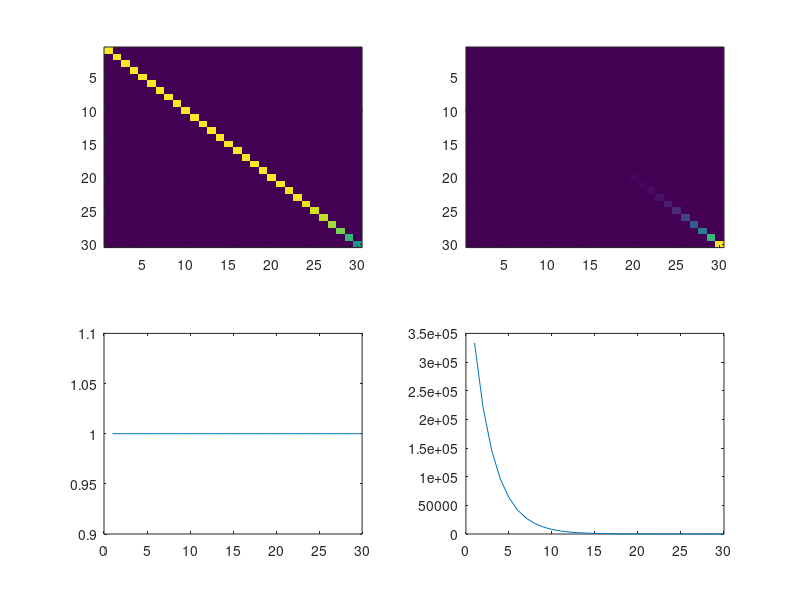

Here is the MATLAB script that generated this plot: (Note: this script raises an error after producing the figure.)
% Modified KTS from Kording, Tenenbaum, Shadmehr
close all
clear all
%% Joint parameters
states	= 30; %how many hidden states to use
taus	= exp(-linspace(log(0.000003),log(0.5),states)); %calculate the timescales
A		= diag(1-1./taus); % the transition matrix
C		= ones(1,states); % the observation matrix
Q		= diag(1./taus); % the state noise matrix
Q		= 0.000001475*Q/sum(Q(:)); % this trick with normalizing makes it easier 
                         % to experiment with other power laws for Q  
                         % This way c=0.001 but its easy to play with the
                         % parameters
R		= (0.05).^2; % the observation noise
initx	= zeros(states,1); %system starts out in unperturbed state
initV	= diag(1e-6*ones(states,1)); %% rough estimate of variance

figure(2)
subplot(221)
imagesc(A);

subplot(222)
imagesc(Q);

subplot(223)
plot(C);

subplot(224)
plot(taus);

%% Improve estimate of initV
T		= 40000; 
[x0,y0] = sample_lds(A, C, Q, R, initx, T); 
[xfilt, Vfilt, VVfilt, loglik, xpred] = kalman_filter(y0, A, C, Q, R, initx, initV);
initV	= Vfilt(:,:,end); 

figure(3)
subplot(221)
imagesc(initV);




%% Replicate Hopp and Fuchs
T				= 4200;
[x0,y]			= sample_lds(A, C, Q, R, initx, T); % simulate an unperturbed plant
y(1201:2600)	= y(1201:2600)-0.3; % external perturbation on y

[xfilt, Vfilt, VVfilt, loglik, xpred] = kalman_filter(y, A, C, Q, R, initx, initV);
figure(1);
clf
subplot(2,1,1)
a			= sum(xpred(:,1001:end)); % first 1000 are just to ensure initV doesnt matter much
b			= a-y(1001:end);
b(201:1600) = b(201:1600)-0.3; %transform back because we want to plot the actual gain
plot(1+b,'.')
[paras]		= fitExponential(1:1400,b(201:1600));
[paras2]	= fitExponential(1:1600,b(1601:3200));
hold on
plot(201:1600,1+paras(1)+paras(2)*exp(paras(3)*(1:1400)),'r');
plot(1601:3200,1+paras2(1)+paras2(2)*exp(paras2(3)*(1:1600)),'r');
xlabel('time (saccades)')
ylabel('relative size of saccade');
title('Replication of standard target jump paradigm')

subplot(2,1,2)
imagesc(xpred(:,1001:end),[-1 1]*max(abs(xpred(:)))); 
colorbar
xlabel('time (saccades)')
ylabel('log timescale (2-33000)');
title('Inferred disturbances for all timescales');

% whos y
% keyboard

%%
%% Stimuli
n = 4200;
x = 1:n;
freq	= 0.001; % 1 cycle per 100 trials
sd		= 40*sin(2*pi*freq*x+0.5*pi).^2+5;

az = NaN(size(sd));
el = az;
for ii = 1:n
	az(ii) = 5*round(sd(ii)*randn(1)/5);
	el(ii) = 5*round(sd(ii)*randn(1)/5);
	while abs(az(ii))+abs(el(ii))>90 || el(ii)<-55 || el(ii)>85 || abs(az(ii))>90
	az(ii) = 5*round(sd(ii)*randn(1)/5);
	el(ii) = 5*round(sd(ii)*randn(1)/5);
	end
	
end
el = 5*round(el/5);
az = round(az);
subplot(311)
plot(x,az,'k-');
hold on
[hp,hl] = pa_errorpatch(x,zeros(size(x)),sd,'r');
delete(hl);
xlabel('Trial number');
ylabel('Azimuth');
ylim([-90 90])

subplot(312)
plot(x,el,'k-');
hold on
[hp,hl] = pa_errorpatch(x,zeros(size(x)),sd,'r');
delete(hl);
xlabel('Trial number');
ylabel('Elevation');
ylim([-90 90])
pa_horline([-55, 85],'r--');

subplot(313)
plot(x,sqrt(el.^2+az.^2),'k-');
hold on
plot(x,sd,'r-','LineWidth',2);
xlabel('Trial number');
ylabel('Elevation');
ylim([0 90])

y = sqrt(el.^2+az.^2);
y = y./45;
y = y-0.5;
[xfilt, Vfilt, VVfilt, loglik, xpred] = kalman_filter(y, A, C, Q, R, initx, initV);
figure(1);
clf
subplot(2,1,1)
a			= sum(xpred(:,1001:end)); % first 1000 are just to ensure initV doesnt matter much
b			= a-y(1001:end);
% b(201:1600) = b(201:1600)-0.3; %transform back because we want to plot the actual gain
plot(1+b,'.')
hold on
% [paras]		= fitExponential(1:1400,b(201:1600));
% [paras2]	= fitExponential(1:1600,b(1601:3200));
% hold on
% plot(201:1600,1+paras(1)+paras(2)*exp(paras(3)*(1:1400)),'r');
% plot(1601:3200,1+paras2(1)+paras2(2)*exp(paras2(3)*(1:1600)),'r');
xlabel('time (saccades)')
ylabel('relative size of saccade');
title('Replication of standard target jump paradigm')

subplot(2,1,2)
imagesc(xpred(:,1001:end),[-1 1]*max(abs(xpred(:)))); 
colorbar
xlabel('time (saccades)')
ylabel('log timescale (2-33000)');
title('Inferred disturbances for all timescales');

return
%% Replicate Kojima faster second time
T=4200;
for i=1:5
    [x0,y] = sample_lds(A, C, Q, R, initx, T); %simulate the plant
    y(1001:1800)=y(1001:1800)+0.35; % positive perturbation 
    y(1801:end)=y(1801:end)-0.35; % negative perturbation until gain=1
    [xfilt, Vfilt, VVfilt, loglik,xpred] = kalman_filter(y, A, C, Q, R, initx, initV);
    nG=find(sum(xpred)<sum(xpred(:,1001))); 
    bord=min(nG(find(nG>1800)))+1; %figure out when the gain is back to normal
    y(bord:end)=y(bord:end)+0.7; %switch back to positive
    [xfilt, Vfilt, VVfilt, loglik,xpred] = kalman_filter(y, A, C, Q, R, initx, initV);
    [parasF]=fitLinear([1:200],sum(xpred(:,1001:1200))-y(1001:1200));
    [parasS]=fitLinear([1:200],sum(xpred(:,bord:bord+199))-y(bord:bord+199));
    first(i)=parasF(2);
    second(i)=parasS(2);
end
figure(2);
clf
subplot(3,1,1);
plot([ones(size(first));2*ones(size(first))],[first;second],'k.-');
xlabel('first time, second time')
ylabel('speed of adaptation');
title('adaptation speed: first time versus second time w reversal');
subplot(3,1,2);
a=sum(xpred(:,801:end)); 
b=a-y(801:end);
b(201:1000)=b(201:1000)+0.35; % remove perturbation to report standard gains
b(1001:bord-800)=b(1001:bord-800)-0.35;
b(bord-800:end)=b(bord-800:end)+0.35;

plot(1+b,'.');
[paras]=fitLinear([1:200],b(201:400));
[paras2]=fitLinear([1:200],b(bord-800:bord-800+199));
hold on
plot([201:800],1+paras(1)+paras(2)*[1:600],'r');
plot([bord-800:bord+599-800],1+paras2(1)+paras2(2)*[1:600],'r');
xlabel('time (saccades)')
ylabel('relative size of saccade');
title('adaptation, up down and up again');
subplot(3,1,3)
imagesc(xpred(:,1001:end),[-1 1]*max(abs(xpred(:)))); 
xlabel('time (saccades)')
ylabel('log timescale (2-33000)');
title('inferred disturbances for all timescales');

%% Replicate Kojimas change in the dark experiment
T=4200;
[x0,y] = sample_lds(A, C, Q, R, initx, T); %simulate the plant
y(1001:1800)=y(1001:1800)+0.35; % positive perturbation
y(1801:end)=y(1801:end)-0.35; % negative perturbation until gain=1
[xfilt, Vfilt, VVfilt, loglik,xpred] = kalman_filter(y, A, C, Q, R, initx, initV);
nG=find(sum(xpred)<sum(xpred(:,1001)));
bord=min(nG(find(nG>1800)))+1; %figure out when the gain is back to normal
y(bord:end)=y(bord:end)+0.7; %switch back to positive
[xfilt, Vfilt, VVfilt, loglik,xpred] = kalman_filter(y, A, C, Q, R, initx, initV,'isObserved',[ones(1,bord),zeros(1,500),ones(1,10000)]);
a=sum(xpred);
b=y-a;
b(1001:1800)=b(1001:1800)-0.35;
b(1801:bord)=b(1801:bord)+0.35;
b(bord+1:end)=b(bord+1:end)-0.35;
figure(3)
clf
subplot(3,1,1)
plot(-b(1,1001:end).*[ones(1,bord-1-1000),zeros(1,501),ones(1,4200-bord-500)],'.')
xlabel('time (saccades)')
ylabel('relative size of saccade');
title('adaptation, up down, darkness, and up again');
subplot(3,1,2)
imagesc(xpred(:,1001:end),[-1 1]*max(abs(xpred(:)))); 
xlabel('time (saccades)')
ylabel('log timescale (2-33000)');
title('inferred disturbances for all timescales');
clear first second
% assess speed of first vs second time
for i=1:10
    [x0,y] = sample_lds(A, C, Q, R, initx, T);
    y(1001:1800)=y(1001:1800)+0.35;
    y(1801:end)=y(1801:end)-0.35;
    [xfilt, Vfilt, VVfilt, loglik,xpred] = kalman_filter(y, A, C, Q, R, initx, initV);
    nG=find(sum(xfilt)<sum(xfilt(:,1001)));
    bord=min(nG(find(nG>1700)))+1;
    y(bord+1:end)=y(bord+1:end)+0.35;
    y(bord+2000:end)=y(bord+2000:end)+0.35;    
    %compare darkness with fully observed
    [xfilt, Vfilt, VVfilt, loglik,xpred] = kalman_filter(y, A, C, Q, R, initx, initV,'isObserved',[ones(1,bord),zeros(1,2000),ones(1,10000)]);
    [xfilt, Vfilt, VVfilt, loglik,xpred2] = kalman_filter(y, A, C, Q, R, initx, initV,'isObserved',[ones(1,bord),ones(1,2000),ones(1,10000)]);
    darkness(i,:)=fitLinear((1:100)/100,sum(xpred(:,bord+2001:bord+2100)));
    fullyObserved(i,:)=fitLinear((1:100)/100,sum(xpred2(:,bord+2001:bord+2100)));
end
subplot(3,1,3)
errorbar(0.01*[mean(darkness(:,2)) mean(fullyObserved(:,2))],0.01*[std(darkness(:,2)) std(fullyObserved(:,2))]);
xlabel('darkness, normal saccades')
ylabel('speed of adaptation');
title('adaptation speed after darkness versus normal saccades');

%% Replicate Kojimas no-ISS experiment
figure(6)
T=4200;
[x0,y] = sample_lds(A, C, Q, R, initx, T); %simulate the plant
y(1001:1800)=y(1001:1800)+0.35; % positive perturbation
y(1801:end)=y(1801:end)-0.35; % negative perturbation until gain=1
[xfilt, Vfilt, VVfilt, loglik,xpred] = kalman_filter(y, A, C, Q, R, initx, initV);
nG=find(sum(xpred)<sum(xpred(:,1001)));
bord=min(nG(find(nG>1800)))+1; %figure out when the gain is back to normal
y(bord:end)=y(bord:end)+0.35; %switch to zero
[xfilt, Vfilt, VVfilt, loglik,xpred] = kalman_filter(y, A, C, Q, R, initx, initV,'isObserved',[ones(1,bord),zeros(1,500),ones(1,10000)]);
a=sum(xpred);
b=y-a;
b(1001:1800)=b(1001:1800)-0.35;
b(1801:bord)=b(1801:bord)+0.35;
subplot(2,1,1)
plot(1-b(1,1001:end).*[ones(1,bord-1-1000),zeros(1,501),ones(1,4200-bord-500)],'.')
xlabel('time (saccades)')
ylabel('relative size of saccade');
title('up, down adaptation followed by darkness and no-ISS trials');
subplot(2,1,2)
imagesc(xpred(:,1001:end),[-1 1]*max(abs(xpred(:)))); 
xlabel('time (saccades)')
ylabel('log timescale (2-33000)');
title('inferred disturbances for all timescales');
%% Robinson
figure(4)

T = 40*3000;
[x0,y0] = sample_lds(A, C, Q, R, initx, T);
y=y0;
y(1:floor(T/2))=y0(1:floor(T/2))-0.5;
isObserved=ones(size(y));
for i=0:40
    isObserved((i*3000)+1:(i*3000)+1500)=0;
end
[xfilt, Vfilt, VVfilt, loglik, xpred] = kalman_filter(y, A, C, Q, R, initx, initV,'isObserved',isObserved);

r=sum(xpred)-y;
r(1:end/2)=r(1:end/2)-0.5;
for i=0:39
    subplot(3,1,1)
    hold on
    plot(i*1500+1500+(1:1500),1+r(i*3000+1500+(1:1500)),'ko');
    [x4(i+1,:)]=fitExponential([1:1500]/1000,1+r(i*3000+1500+(1:1500)));
    plot(i*1500+1500+(1:1500),x4(i+1,1)+x4(i+1,2)*exp(x4(i+1,3)*(1:1500)/1000),'r');
end
xlabel('time (saccades during the experiment)')
ylabel('relative size of saccade');
title('adaptation interleaved with nights in the dark');

subplot(3,1,2)
hold on
imagesc(xpred,[-1 1]*max(abs(xpred(:)))); 
xlabel('time (saccades, including those simulated in the dark)')
ylabel('log timescale (2-33000)');
title('inferred disturbances for all timescales');


%%%% statistics
for run=1:10
    T=10500;
    isObserved(1:7500)=1;
    isObserved(7501:9000)=0;
    isObserved(9001:10050)=1;
    [x0,y0] = sample_lds(A, C, Q, R, initx, T);
    y=y0;
    y(6001:end)=y0(6001:end)-0.5;
    [xfilt, Vfilt, VVfilt, loglik, xpred] = kalman_filter(y, A, C, Q, R, initx, initV,'isObserved',isObserved);
    r=sum(xpred)-y;
    for i=1:2
        [robStats(i,run,:)]=fitExponential([1:1500]/1500,r((i+1)*3000+(1:1500)));
    end
end
exponents=robStats(:,:,3)/1500;
subplot(3,1,3)
errorbar(-nanmean(1./(exponents')),std(1./(exponents')));
xlabel('first day, second day')
ylabel('speed of adaptation');
title('quantifying the speed advantage on d2 versus d1');

%% Analyze the effects of the choice of the transition matrix
figure(5)

%%%% Simulate a motor plant - always the same for all settings %%%%
states=30; %how many hidden states to use
taus=exp(-linspace(log(0.000003),log(0.5),states)); %calculate the timescales
A=diag(1-1./taus); % the transition matrix
C = ones(1,states); % the observation matrix
Q = diag(1./(taus)); % the state noise matrix
Q=0.000001475*Q/sum(Q(:)); % this trick with normalizing makes it easier to vary parameters;
R = (0.05).^2; % the observation noise
initx = zeros(states,1); %system starts out in unperturbed state
initV = diag(1e-6*ones(states,1)); %% rough estimate of variance
T = 4200;
[x0,yA] = sample_lds(A, C, Q, R, initx, T);
count=0;

%%%%%%% play with the settings %%%%%%%%%%%%%%
alphas=[0 0.5 1 1.5 2];
sizes=[0.01 0.033333 0.1 0.3333 1 3 10 30 100 300];
for i=1:length(alphas)
    for j=1:length(sizes)
        count=count+1;
        subplot(length(alphas),length(sizes),count)
        states=30; %how many hidden states to use
        taus=exp(-linspace(log(0.00003),log(0.5),states)); %calculate the timescales
        A=diag(1-1./taus); % the transition matrix
        C = ones(1,states); % the observation matrix
        Q = diag(1./(taus.^alphas(i))); % the state noise matrix
        Q=sizes(j)*0.000001475*Q/sum(Q(:)); % this trick with normalizing makes it easier - makes c=0.001;
        % to experiment with other power laws for Q
        R = (0.05).^2; % the observation noise
        initx = zeros(states,1); %system starts out in unperturbed state
        initV = diag(1e-6*ones(states,1)); %% rough estimate of variance
        T = 9000;
        [x0,y0] = sample_lds(A, C, Q, R, initx, T); 
        [xfilt, Vfilt, VVfilt, loglik, xpred] = kalman_filter(y0, A, C, Q, R, initx, initV);
        initV=Vfilt(:,:,end);

        %%% See how the various versions would do with Hopp and Fuchs - note how the shapes change
        %%% with changing parameters
        T = 4200;
        y=yA;
        y(1201:2600)=y(1201:2600)-0.3; % external perturbation on y
        [xfilt, Vfilt, VVfilt, loglik, xpred] = kalman_filter(y, A, C, Q, R, initx, initV);
         a=sum(xpred(:,1001:end)); % first 1000 are just to ensure initV doesnt matter much
        b=a-y(1001:end);
        b(201:1600)=b(201:1600)-0.3; %transform back because we want to plot the actual gain
        plot(1+(sum(xpred(:,1001:end))),'b')
        [paras]=fitExponential([1:1400],b(201:1600));
        [paras2]=fitExponential([1:1600],b(1601:3200));
        hold on
        plot([201:1600],1+paras(1)+paras(2)*exp(paras(3)*[1:1400]),'r');
        plot([1601:3200],1+paras2(1)+paras2(2)*exp(paras2(3)*[1:1600]),'r');
        axis([-Inf Inf 0.5 1.5]);
        
        xlabel([int2str(i) ' ' int2str(j)]);
        end
end
